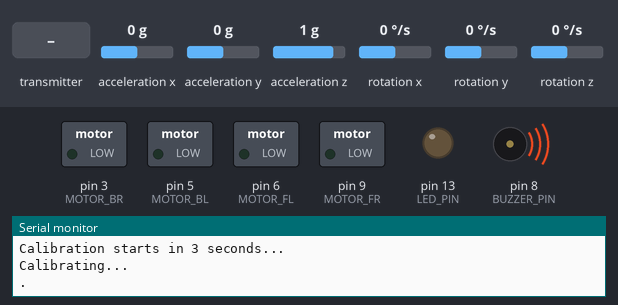
A program run on a simulated Arduino Pro Mini, built with avr-gcc and run on an emulated ATmega328P. On the bench: switched loads named in the program (green lamp = pin HIGH), output pins drawn as LEDs (lit = HIGH), buzzer (waves = sounding, pin HIGH), the last lines printed to the serial monitor. Inputs (shaded band) come from the test bench; at power-on: acceleration x 0 g, acceleration y 0 g, acceleration z 1 g, rotation x 0 °/s, rotation y 0 °/s, rotation z 0 °/s. No radio packets arrive unless stated.

Above: at 5.8 s.
5.9 s: the transmitter starts sending throttle = 0
At 16.7 s:
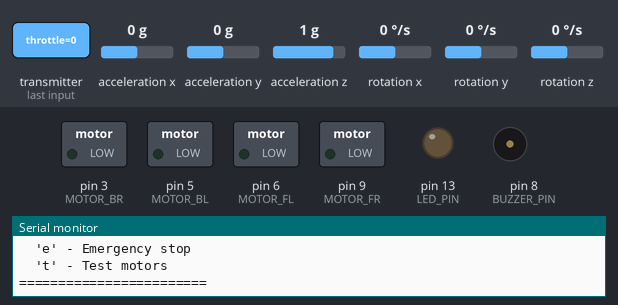
16.8 s: the transmitter starts sending buttons = 1
At 18.6 s:
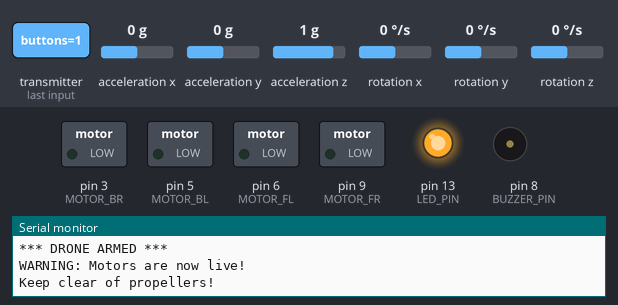
Timing chart, 0 to 26.3 s (numbered marks = the images above; inputs shaded):
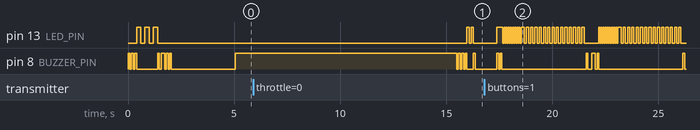

The program:

main.cpp
```cpp
#include <Arduino.h>
#include <Wire.h>
#include <RF24.h>
#include <I2Cdev.h>
#include <MPU6050.h>
#include <math.h>

// Pin Definitions
#define MOTOR_FL 6
#define MOTOR_FR 9
#define MOTOR_BL 5
#define MOTOR_BR 3
#define BUZZER_PIN 8
#define LED_PIN 13  // Built-in LED

// NRF24L01 Pins
#define CE_PIN 7
#define CSN_PIN 10

// MPU6050
MPU6050 mpu;

// NRF24L01
RF24 radio(CE_PIN, CSN_PIN);

// Radio Address
const byte address[6] = "00001";

// PID Variables
float roll, pitch, yaw;
float rollSetpoint = 0, pitchSetpoint = 0, yawSetpoint = 0;

// PID Gains (Tune these for your drone)
float Kp_roll = 1.2, Ki_roll = 0.05, Kd_roll = 0.15;
float Kp_pitch = 1.2, Ki_pitch = 0.05, Kd_pitch = 0.15;
float Kp_yaw = 2.0, Ki_yaw = 0.02, Kd_yaw = 0.05;

// PID Variables
float rollError, pitchError, yawError;
float rollPrevError = 0, pitchPrevError = 0, yawPrevError = 0;
float rollIntegral = 0, pitchIntegral = 0, yawIntegral = 0;
float rollOutput = 0, pitchOutput = 0, yawOutput = 0;

// Motor Control
int motorFL = 0, motorFR = 0, motorBL = 0, motorBR = 0;
int baseThrottle = 1000;  // Start at minimum throttle (1000-2000 range)
int minThrottle = 1150;   // Minimum throttle to start motors
int maxThrottle = 1850;   // Maximum throttle limit

// Control structure for radio communication
struct ControlData {
  byte throttle;
  byte yaw;
  byte pitch;
  byte roll;
  byte buttons;
};

ControlData rxData;

// State variables
bool isArmed = false;
bool radioConnected = false;
unsigned long lastRadioSignal = 0;
unsigned long armTime = 0;

// Timing variables
unsigned long prevTime = 0;
float dt = 0.0;
unsigned long loopTimer = 0;
const int LOOP_FREQUENCY = 250;  // Hz
const float LOOP_TIME = 1000000.0 / LOOP_FREQUENCY;  // microseconds

// MPU Calibration offsets
float accelX_offset = 0, accelY_offset = 0, accelZ_offset = 0;
float gyroX_offset = 0, gyroY_offset = 0, gyroZ_offset = 0;

// Angle variables
float angleX = 0, angleY = 0, angleZ = 0;
float compAngleX = 0, compAngleY = 0;
float alpha = 0.96;  // Complementary filter constant

// Motor mixing configuration (X configuration)
const float MIX_MATRIX[4][3] = {
  { -1.0, -1.0,  1.0 },  // Motor FL: -roll, -pitch, +yaw
  {  1.0, -1.0, -1.0 },  // Motor FR: +roll, -pitch, -yaw
  { -1.0,  1.0, -1.0 },  // Motor BL: -roll, +pitch, -yaw
  {  1.0,  1.0,  1.0 }   // Motor BR: +roll, +pitch, +yaw
};

// ==================== FUNCTION DECLARATIONS ====================
void readRadioData();
void readMPUData();
void calculatePID();
void mixMotors();
void writeMotors();
void calibrateMPU();
void safetyCheck();
void buzzerBeep(int times);
void ledBlink(int times, int duration);
void armDrone();
void disarmDrone();
void printTelemetry();
void emergencyStop();
void handleSerialCommand(char command);
void testMotors();

// ==================== SETUP ====================
void setup() {
  // Initialize Serial
  Serial.begin(115200);
  Serial.println("=== C++ Drone Controller Initialization ===");

  // Initialize pins
  pinMode(MOTOR_FL, OUTPUT);
  pinMode(MOTOR_FR, OUTPUT);
  pinMode(MOTOR_BL, OUTPUT);
  pinMode(MOTOR_BR, OUTPUT);
  pinMode(BUZZER_PIN, OUTPUT);
  pinMode(LED_PIN, OUTPUT);

  // Ensure motors are stopped
  analogWrite(MOTOR_FL, 0);
  analogWrite(MOTOR_FR, 0);
  analogWrite(MOTOR_BL, 0);
  analogWrite(MOTOR_BR, 0);

  // Startup sequence
  Serial.println("Starting up...");
  buzzerBeep(3);
  ledBlink(3, 200);

  // Initialize I2C
  Wire.begin();
  Wire.setClock(400000);

  // Initialize MPU6050
  Serial.println("Initializing MPU6050...");
  mpu.initialize();
  mpu.setFullScaleGyroRange(MPU6050_GYRO_FS_250);
  mpu.setFullScaleAccelRange(MPU6050_ACCEL_FS_2);

  if (mpu.testConnection()) {
    Serial.println("MPU6050 connection successful");
    buzzerBeep(2);
  } else {
    Serial.println("MPU6050 connection failed!");
    while(1) {
      buzzerBeep(1);
      ledBlink(1, 500);
      delay(500);
    }
  }

  // Calibrate MPU6050
  calibrateMPU();

  // Initialize NRF24L01
  Serial.println("Initializing NRF24L01...");
  if (radio.begin()) {
    radio.openReadingPipe(0, address);
    radio.setPALevel(RF24_PA_MAX);      // Use MAX for better range
    radio.setDataRate(RF24_250KBPS);    // Lower data rate = more reliable
    radio.setChannel(100);              // Avoid common WiFi channels
    radio.setRetries(15, 15);           // Max retries
    radio.setCRCLength(RF24_CRC_16);    // Better error detection
    radio.startListening();

    Serial.println("NRF24L01 initialized successfully");
    Serial.print("Listening on address: ");
    for (int i = 0; i < 5; i++) {
      Serial.print(address[i], HEX);
    }
    Serial.println();

    buzzerBeep(4);
    ledBlink(2, 100);
  } else {
    Serial.println("NRF24L01 initialization failed!");
    while(1) {
      buzzerBeep(2);
      ledBlink(2, 250);
      delay(1000);
    }
  }

  // Wait for transmitter connection
  Serial.println("Waiting for transmitter...");
  unsigned long startTime = millis();
  while (millis() - startTime < 5000) {
    if (radio.available()) {
      radioConnected = true;
      break;
    }
    ledBlink(1, 100);
    delay(100);
  }

  if (radioConnected) {
    Serial.println("Transmitter connected!");
    buzzerBeep(1);
  } else {
    Serial.println("No transmitter found. Starting anyway...");
  }

  Serial.println("\n=== Drone Ready ===");
  Serial.println("Commands: ");
  Serial.println("  'a' - Arm drone");
  Serial.println("  'd' - Disarm drone");
  Serial.println("  's' - Print status");
  Serial.println("  'c' - Calibrate MPU");
  Serial.println("  'e' - Emergency stop");
  Serial.println("  't' - Test motors");
  Serial.println("========================\n");

  delay(1000);  // Final stabilization
  loopTimer = micros();
}

// ==================== MAIN LOOP ====================
void loop() {
  // Fixed frequency loop
  unsigned long currentTime = micros();
  if (currentTime - loopTimer >= LOOP_TIME) {
    dt = (currentTime - loopTimer) / 1000000.0;
    loopTimer = currentTime;

    // Read serial commands
    if (Serial.available()) {
      char command = Serial.read();
      handleSerialCommand(command);
    }

    // Read radio data
    readRadioData();

    // Read MPU data
    readMPUData();

    // Calculate PID if armed
    if (isArmed) {
      calculatePID();
      mixMotors();
      writeMotors();
    }

    // Safety checks
    safetyCheck();

    // Print telemetry every 100 loops (about 0.4 seconds)
    static int telemetryCounter = 0;
    if (telemetryCounter++ >= 100) {
      telemetryCounter = 0;
      printTelemetry();
    }

    // Blink LED to show activity
    static unsigned long lastBlink = 0;
    if (millis() - lastBlink >= (isArmed ? 100 : 500)) {
      lastBlink = millis();
      digitalWrite(LED_PIN, !digitalRead(LED_PIN));
    }
  }
}

// ==================== SERIAL COMMAND HANDLER ====================
void handleSerialCommand(char command) {
  switch (command) {
    case 'a':
    case 'A':
      armDrone();
      break;

    case 'd':
    case 'D':
      disarmDrone();
      break;

    case 's':
    case 'S':
      printTelemetry();
      break;

    case 'c':
    case 'C':
      calibrateMPU();
      break;

    case 'e':
    case 'E':
      emergencyStop();
      break;

    case 't':
    case 'T':
      // Test motors
      Serial.println("Testing motors...");
      testMotors();
      break;

    default:
      Serial.println("Unknown command. Use: a=arm, d=disarm, s=status, c=calibrate, e=emergency, t=test");
      break;
  }
}

// ==================== RADIO DATA READING ====================
void readRadioData() {
  if (radio.available()) {
    radio.read(&rxData, sizeof(rxData));
    radioConnected = true;
    lastRadioSignal = millis();

    // Map receiver values
    baseThrottle = map(rxData.throttle, 0, 255, 1000, maxThrottle);
    rollSetpoint = map(rxData.roll, 0, 255, -20.0, 20.0);
    pitchSetpoint = map(rxData.pitch, 0, 255, -20.0, 20.0);
    yawSetpoint = map(rxData.yaw, 0, 255, -100.0, 100.0);

    // Arm/disarm with button
    if (rxData.buttons & 0x01) {  // Button 1
      if (!isArmed && baseThrottle < minThrottle + 50) {
        armDrone();
      }
    } else {
      if (isArmed) {
        disarmDrone();
      }
    }

    // Additional button functions (optional)
    if (rxData.buttons & 0x02) {  // Button 2
      // Optional: Altitude hold, auto-level, etc.
    }
  } else {
    // Check for signal loss
    if (millis() - lastRadioSignal > 200) {
      radioConnected = false;
    }
  }
}

// ==================== MPU6050 DATA READING ====================
void readMPUData() {
  static float gyroX_prev = 0, gyroY_prev = 0, gyroZ_prev = 0;

  // Read raw data
  int16_t ax, ay, az, gx, gy, gz;
  mpu.getMotion6(&ax, &ay, &az, &gx, &gy, &gz);

  // Apply calibration offsets
  float accelX = (ax / 16384.0) - accelX_offset;
  float accelY = (ay / 16384.0) - accelY_offset;
  float accelZ = (az / 16384.0) - accelZ_offset;

  float gyroX = (gx / 131.0) - gyroX_offset;
  float gyroY = (gy / 131.0) - gyroY_offset;
  float gyroZ = (gz / 131.0) - gyroZ_offset;

  // Apply low-pass filter to gyro (optional)
  float filterFactor = 0.3;
  gyroX = filterFactor * gyroX + (1 - filterFactor) * gyroX_prev;
  gyroY = filterFactor * gyroY + (1 - filterFactor) * gyroY_prev;
  gyroZ = filterFactor * gyroZ + (1 - filterFactor) * gyroZ_prev;

  gyroX_prev = gyroX;
  gyroY_prev = gyroY;
  gyroZ_prev = gyroZ;

  // Calculate angles from accelerometer
  float accelAngleX = atan2(accelY, sqrt(accelX * accelX + accelZ * accelZ)) * 180.0 / PI;
  float accelAngleY = atan2(-accelX, sqrt(accelY * accelY + accelZ * accelZ)) * 180.0 / PI;

  // Complementary filter
  compAngleX = alpha * (compAngleX + gyroX * dt) + (1.0 - alpha) * accelAngleX;
  compAngleY = alpha * (compAngleY + gyroY * dt) + (1.0 - alpha) * accelAngleY;

  // Update current angles
  roll = compAngleX;
  pitch = compAngleY;
  yaw += gyroZ * dt;

  // Keep yaw between -180 and 180 degrees
  if (yaw > 180) yaw -= 360;
  if (yaw < -180) yaw += 360;
}

// ==================== PID CALCULATION ====================
void calculatePID() {
  // Calculate errors
  rollError = rollSetpoint - roll;
  pitchError = pitchSetpoint - pitch;
  yawError = yawSetpoint - yaw;

  // Calculate integral terms with anti-windup
  rollIntegral += rollError * dt;
  pitchIntegral += pitchError * dt;
  yawIntegral += yawError * dt;

  // Limit integrals
  rollIntegral = constrain(rollIntegral, -200, 200);
  pitchIntegral = constrain(pitchIntegral, -200, 200);
  yawIntegral = constrain(yawIntegral, -200, 200);

  // Calculate derivatives
  float rollDerivative = (rollError - rollPrevError) / dt;
  float pitchDerivative = (pitchError - pitchPrevError) / dt;
  float yawDerivative = (yawError - yawPrevError) / dt;

  // Apply low-pass filter to derivatives
  float dFilter = 0.7;
  static float rollDerivFiltered = 0, pitchDerivFiltered = 0, yawDerivFiltered = 0;
  rollDerivFiltered = dFilter * rollDerivFiltered + (1 - dFilter) * rollDerivative;
  pitchDerivFiltered = dFilter * pitchDerivFiltered + (1 - dFilter) * pitchDerivative;
  yawDerivFiltered = dFilter * yawDerivFiltered + (1 - dFilter) * yawDerivative;

  // Calculate PID outputs
  rollOutput = Kp_roll * rollError + Ki_roll * rollIntegral + Kd_roll * rollDerivFiltered;
  pitchOutput = Kp_pitch * pitchError + Ki_pitch * pitchIntegral + Kd_pitch * pitchDerivFiltered;
  yawOutput = Kp_yaw * yawError + Ki_yaw * yawIntegral + Kd_yaw * yawDerivFiltered;

  // Limit PID outputs
  rollOutput = constrain(rollOutput, -300, 300);
  pitchOutput = constrain(pitchOutput, -300, 300);
  yawOutput = constrain(yawOutput, -150, 150);

  // Update previous errors
  rollPrevError = rollError;
  pitchPrevError = pitchError;
  yawPrevError = yawError;
}

// ==================== MOTOR MIXING ====================
void mixMotors() {
  // Convert throttle from microseconds to 0-255 range
  int throttle = constrain(map(baseThrottle, 1000, maxThrottle, 0, 255), 0, 255);

  // Apply motor mixing matrix
  motorFL = throttle + (MIX_MATRIX[0][0] * rollOutput + MIX_MATRIX[0][1] * pitchOutput + MIX_MATRIX[0][2] * yawOutput);
  motorFR = throttle + (MIX_MATRIX[1][0] * rollOutput + MIX_MATRIX[1][1] * pitchOutput + MIX_MATRIX[1][2] * yawOutput);
  motorBL = throttle + (MIX_MATRIX[2][0] * rollOutput + MIX_MATRIX[2][1] * pitchOutput + MIX_MATRIX[2][2] * yawOutput);
  motorBR = throttle + (MIX_MATRIX[3][0] * rollOutput + MIX_MATRIX[3][1] * pitchOutput + MIX_MATRIX[3][2] * yawOutput);

  // Constrain motor values
  motorFL = constrain(motorFL, 0, 255);
  motorFR = constrain(motorFR, 0, 255);
  motorBL = constrain(motorBL, 0, 255);
  motorBR = constrain(motorBR, 0, 255);
}

// ==================== MOTOR CONTROL ====================
void writeMotors() {
  if (isArmed && baseThrottle > minThrottle) {
    analogWrite(MOTOR_FL, motorFL);
    analogWrite(MOTOR_FR, motorFR);
    analogWrite(MOTOR_BL, motorBL);
    analogWrite(MOTOR_BR, motorBR);
  } else {
    analogWrite(MOTOR_FL, 0);
    analogWrite(MOTOR_FR, 0);
    analogWrite(MOTOR_BL, 0);
    analogWrite(MOTOR_BR, 0);
  }
}

// ==================== MPU CALIBRATION ====================
void calibrateMPU() {
  Serial.println("\n=== MPU6050 Calibration ===");
  Serial.println("Keep the drone perfectly still and level!");
  Serial.println("Calibration starts in 3 seconds...");

  buzzerBeep(3);
  delay(3000);

  digitalWrite(BUZZER_PIN, HIGH);
  Serial.println("Calibrating...");

  int numSamples = 2000;
  float sumAx = 0, sumAy = 0, sumAz = 0;
  float sumGx = 0, sumGy = 0, sumGz = 0;

  for (int i = 0; i < numSamples; i++) {
    int16_t ax, ay, az, gx, gy, gz;
    mpu.getMotion6(&ax, &ay, &az, &gx, &gy, &gz);

    sumAx += ax / 16384.0;
    sumAy += ay / 16384.0;
    sumAz += az / 16384.0;

    sumGx += gx / 131.0;
    sumGy += gy / 131.0;
    sumGz += gz / 131.0;

    if (i % 200 == 0) {
      Serial.print(".");
    }
    delay(1);
  }

  accelX_offset = sumAx / numSamples;
  accelY_offset = sumAy / numSamples;
  accelZ_offset = (sumAz / numSamples) - 1.0;  // Remove gravity

  gyroX_offset = sumGx / numSamples;
  gyroY_offset = sumGy / numSamples;
  gyroZ_offset = sumGz / numSamples;

  digitalWrite(BUZZER_PIN, LOW);
  Serial.println("\nCalibration complete!");

  Serial.print("Accel offsets - X: ");
  Serial.print(accelX_offset, 4);
  Serial.print(" Y: ");
  Serial.print(accelY_offset, 4);
  Serial.print(" Z: ");
  Serial.println(accelZ_offset, 4);

  Serial.print("Gyro offsets - X: ");
  Serial.print(gyroX_offset, 4);
  Serial.print(" Y: ");
  Serial.print(gyroY_offset, 4);
  Serial.print(" Z: ");
  Serial.println(gyroZ_offset, 4);

  buzzerBeep(1);
}

// ==================== SAFETY CHECKS ====================
void safetyCheck() {
  // Radio signal loss
  if (!radioConnected) {
    if (isArmed) {
      Serial.println("Radio signal lost! Disarming...");
      disarmDrone();
    }
    return;
  }

  // Check for extreme angles (crash detection)
  if (abs(roll) > 60.0 || abs(pitch) > 60.0) {
    Serial.println("Extreme angle detected! Emergency stop!");
    emergencyStop();
    return;
  }

  // Auto-disarm if throttle too low for too long
  if (isArmed && baseThrottle < minThrottle) {
    static unsigned long lowThrottleTime = 0;
    if (lowThrottleTime == 0) {
      lowThrottleTime = millis();
    } else if (millis() - lowThrottleTime > 3000) {  // 3 seconds
      Serial.println("Auto-disarming due to low throttle");
      disarmDrone();
      lowThrottleTime = 0;
    }
  } else {
    static unsigned long lowThrottleTime = 0;
    lowThrottleTime = 0;
  }
}

// ==================== DRONE ARMING ====================
void armDrone() {
  if (isArmed) return;

  // Safety checks before arming
  if (!radioConnected) {
    Serial.println("Cannot arm: No radio signal!");
    buzzerBeep(3);
    return;
  }

  if (baseThrottle > minThrottle + 50) {
    Serial.println("Cannot arm: Throttle too high!");
    buzzerBeep(4);
    return;
  }

  if (abs(roll) > 15 || abs(pitch) > 15) {
    Serial.println("Cannot arm: Drone not level!");
    buzzerBeep(5);
    return;
  }

  isArmed = true;
  armTime = millis();

  Serial.println("\n*** DRONE ARMED ***");
  Serial.println("WARNING: Motors are now live!");
  Serial.println("Keep clear of propellers!\n");

  buzzerBeep(2);
  ledBlink(10, 50);

  // Reset PID integrals
  rollIntegral = 0;
  pitchIntegral = 0;
  yawIntegral = 0;
  rollPrevError = 0;
  pitchPrevError = 0;
  yawPrevError = 0;
}

// ==================== DRONE DISARMING ====================
void disarmDrone() {
  if (!isArmed) return;

  isArmed = false;
  baseThrottle = 1000;

  // Stop motors
  analogWrite(MOTOR_FL, 0);
  analogWrite(MOTOR_FR, 0);
  analogWrite(MOTOR_BL, 0);
  analogWrite(MOTOR_BR, 0);

  Serial.println("\n*** DRONE DISARMED ***");
  Serial.print("Flight time: ");
  Serial.print((millis() - armTime) / 1000.0, 1);
  Serial.println(" seconds\n");

  buzzerBeep(1);
  delay(200);
  buzzerBeep(1);
}

// ==================== EMERGENCY STOP ====================
void emergencyStop() {
  Serial.println("\n!!! EMERGENCY STOP !!!");

  isArmed = false;
  baseThrottle = 1000;

  // Immediate motor cutoff
  analogWrite(MOTOR_FL, 0);
  analogWrite(MOTOR_FR, 0);
  analogWrite(MOTOR_BL, 0);
  analogWrite(MOTOR_BR, 0);

  // Alarm sequence
  for (int i = 0; i < 10; i++) {
    buzzerBeep(1);
    ledBlink(1, 100);
    delay(100);
  }
}

// ==================== BUZZER CONTROL ====================
void buzzerBeep(int times) {
  for (int i = 0; i < times; i++) {
    digitalWrite(BUZZER_PIN, HIGH);
    delay(80);
    digitalWrite(BUZZER_PIN, LOW);
    if (i < times - 1) delay(80);
  }
}

// ==================== LED CONTROL ====================
void ledBlink(int times, int duration) {
  for (int i = 0; i < times; i++) {
    digitalWrite(LED_PIN, HIGH);
    delay(duration);
    digitalWrite(LED_PIN, LOW);
    if (i < times - 1) delay(duration);
  }
}

// ==================== TELEMETRY ====================
void printTelemetry() {
  Serial.println("\n=== TELEMETRY ===");
  Serial.print("Armed: ");
  Serial.print(isArmed ? "YES" : "NO");
  Serial.print(" | Radio: ");
  Serial.println(radioConnected ? "OK" : "LOST");

  Serial.print("Angles - Roll: ");
  Serial.print(roll, 1);
  Serial.print("° | Pitch: ");
  Serial.print(pitch, 1);
  Serial.print("° | Yaw: ");
  Serial.print(yaw, 1);
  Serial.println("°");

  Serial.print("Setpoints - R: ");
  Serial.print(rollSetpoint, 1);
  Serial.print(" | P: ");
  Serial.print(pitchSetpoint, 1);
  Serial.print(" | Y: ");
  Serial.println(yawSetpoint, 1);

  Serial.print("Throttle: ");
  Serial.print(baseThrottle);
  Serial.print(" | PID Out - R: ");
  Serial.print(rollOutput, 0);
  Serial.print(" | P: ");
  Serial.print(pitchOutput, 0);
  Serial.print(" | Y: ");
  Serial.println(yawOutput, 0);

  Serial.print("Motors - FL: ");
  Serial.print(motorFL);
  Serial.print(" | FR: ");
  Serial.print(motorFR);
  Serial.print(" | BL: ");
  Serial.print(motorBL);
  Serial.print(" | BR: ");
  Serial.println(motorBR);

  Serial.print("Loop time: ");
  Serial.print(dt * 1000, 2);
  Serial.print("ms | Freq: ");
  Serial.print(1.0 / dt, 0);
  Serial.println("Hz");
  Serial.println("==================\n");
}

// ==================== MOTOR TEST ====================
void testMotors() {
  disarmDrone();

  Serial.println("Testing each motor (1 second each)...");

  int motors[4] = {MOTOR_FL, MOTOR_FR, MOTOR_BL, MOTOR_BR};
  const char* motorNames[4] = {"Front Left", "Front Right", "Back Left", "Back Right"};

  for (int i = 0; i < 4; i++) {
    Serial.print("Testing motor ");
    Serial.println(motorNames[i]);

    buzzerBeep(1);

    // Ramp up
    for (int pwm = 0; pwm <= 100; pwm += 10) {
      analogWrite(motors[i], pwm);
      delay(50);
    }

    // Hold at 100 for 1 second
    delay(1000);

    // Ramp down
    for (int pwm = 100; pwm >= 0; pwm -= 10) {
      analogWrite(motors[i], pwm);
      delay(50);
    }

    analogWrite(motors[i], 0);
    delay(500);
  }

  Serial.println("Motor test complete!");
  buzzerBeep(2);
}
```
